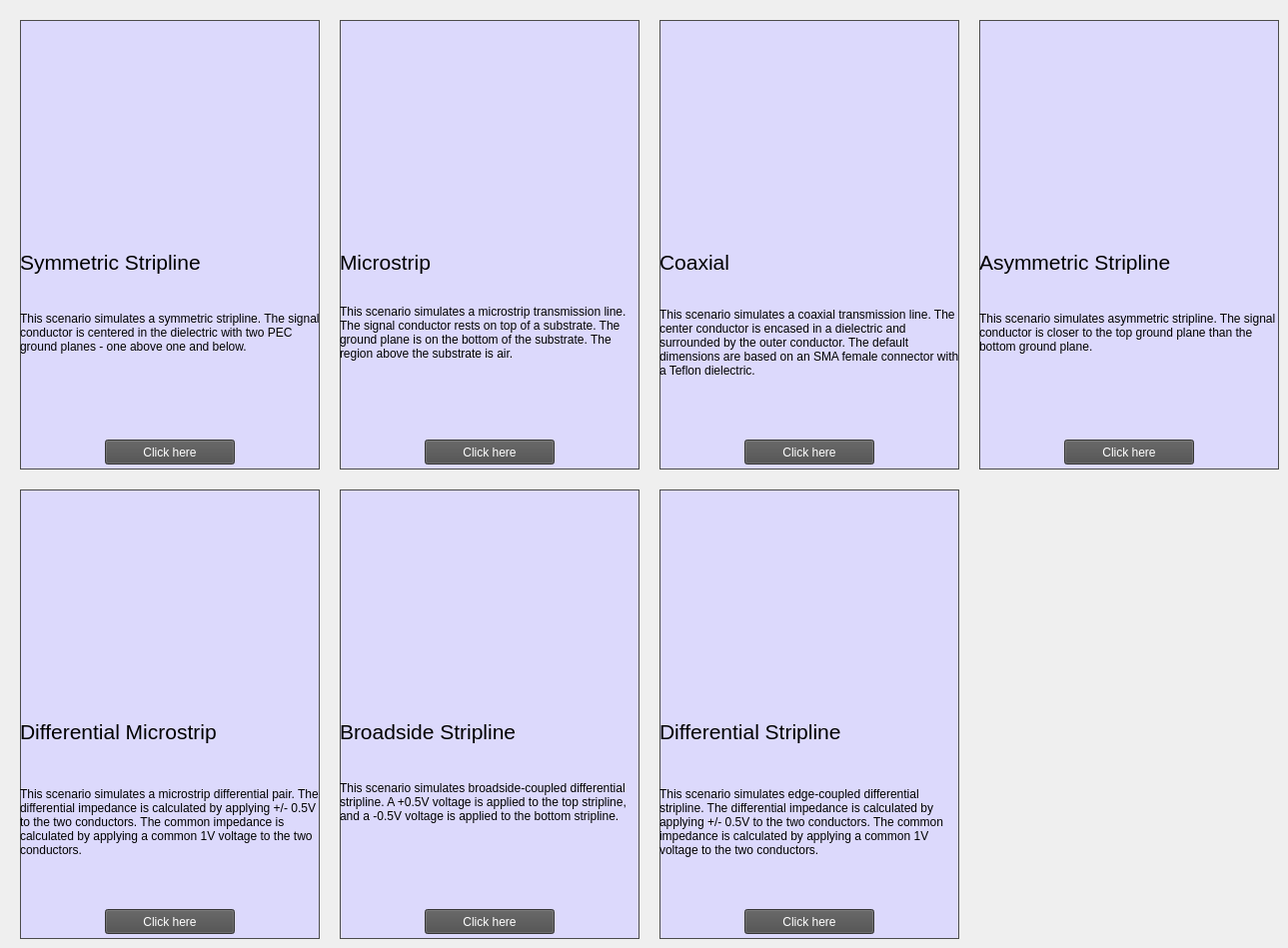
       <widget class="QWidget" name="FDA_Cards">
        <property name="styleSheet">
         <string notr="true">.QFrame {
border: 1px solid #4c4c4c;
background-color: rgb(220, 217, 252);
}
.QPushButton {
background-color: rgb(76, 76, 76);
color: rgb(255, 255, 255);
}
QFrame {
color: rgb(0,0,0);
}
QLabel[scaledContents=&quot;false&quot;]{
margin-left: 10;
margin-right: 10;
}</string>
        </property>
        <widget class="QFrame" name="frame_4">
         <property name="geometry">
          <rect>
           <x>20</x>
           <y>20</y>
           <width>300</width>
           <height>450</height>
          </rect>
         </property>
         <property name="styleSheet">
          <string notr="true"/>
         </property>
         <property name="frameShape">
          <enum>QFrame::StyledPanel</enum>
         </property>
         <property name="frameShadow">
          <enum>QFrame::Raised</enum>
         </property>
         <widget class="QLabel" name="label_216">
          <property name="geometry">
           <rect>
            <x>0</x>
            <y>0</y>
            <width>300</width>
            <height>225</height>
           </rect>
          </property>
          <property name="sizePolicy">
           <sizepolicy hsizetype="Ignored" vsizetype="Ignored">
            <horstretch>0</horstretch>
            <verstretch>1</verstretch>
           </sizepolicy>
          </property>
          <property name="minimumSize">
           <size>
            <width>300</width>
            <height>225</height>
           </size>
          </property>
          <property name="maximumSize">
           <size>
            <width>300</width>
            <height>225</height>
           </size>
          </property>
          <property name="sizeIncrement">
           <size>
            <width>4</width>
            <height>3</height>
           </size>
          </property>
          <property name="baseSize">
           <size>
            <width>256</width>
            <height>192</height>
           </size>
          </property>
          <property name="text">
           <string/>
          </property>
          <property name="pixmap">
           <pixmap resource="images.qrc">:/fda/img/fda/cards/SymmetricStripline.png</pixmap>
          </property>
          <property name="scaledContents">
           <bool>true</bool>
          </property>
          <property name="alignment">
           <set>Qt::AlignCenter</set>
          </property>
         </widget>
         <widget class="QLabel" name="label_214">
          <property name="geometry">
           <rect>
            <x>0</x>
            <y>230</y>
            <width>300</width>
            <height>24</height>
           </rect>
          </property>
          <property name="sizePolicy">
           <sizepolicy hsizetype="Ignored" vsizetype="Maximum">
            <horstretch>0</horstretch>
            <verstretch>0</verstretch>
           </sizepolicy>
          </property>
          <property name="maximumSize">
           <size>
            <width>300</width>
            <height>16777215</height>
           </size>
          </property>
          <property name="font">
           <font>
            <pointsize>16</pointsize>
           </font>
          </property>
          <property name="styleSheet">
           <string notr="true"/>
          </property>
          <property name="text">
           <string>Symmetric Stripline</string>
          </property>
         </widget>
         <widget class="QLabel" name="label_219">
          <property name="geometry">
           <rect>
            <x>0</x>
            <y>250</y>
            <width>300</width>
            <height>125</height>
           </rect>
          </property>
          <property name="sizePolicy">
           <sizepolicy hsizetype="Preferred" vsizetype="Preferred">
            <horstretch>0</horstretch>
            <verstretch>0</verstretch>
           </sizepolicy>
          </property>
          <property name="minimumSize">
           <size>
            <width>0</width>
            <height>125</height>
           </size>
          </property>
          <property name="maximumSize">
           <size>
            <width>300</width>
            <height>16777215</height>
           </size>
          </property>
          <property name="styleSheet">
           <string notr="true"/>
          </property>
          <property name="text">
           <string>This scenario simulates a symmetric stripline. The signal conductor is centered in the dielectric with two PEC ground planes - one above one and below. </string>
          </property>
          <property name="wordWrap">
           <bool>true</bool>
          </property>
         </widget>
         <widget class="QPushButton" name="pushButton_sstrip">
          <property name="geometry">
           <rect>
            <x>85</x>
            <y>420</y>
            <width>130</width>
            <height>25</height>
           </rect>
          </property>
          <property name="sizePolicy">
           <sizepolicy hsizetype="Fixed" vsizetype="Fixed">
            <horstretch>0</horstretch>
            <verstretch>0</verstretch>
           </sizepolicy>
          </property>
          <property name="text">
           <string>Click here</string>
          </property>
          <property name="checkable">
           <bool>true</bool>
          </property>
         </widget>
        </widget>
        <widget class="QFrame" name="frame_5">
         <property name="geometry">
          <rect>
           <x>340</x>
           <y>20</y>
           <width>300</width>
           <height>450</height>
          </rect>
         </property>
         <property name="styleSheet">
          <string notr="true"/>
         </property>
         <property name="frameShape">
          <enum>QFrame::StyledPanel</enum>
         </property>
         <property name="frameShadow">
          <enum>QFrame::Raised</enum>
         </property>
         <widget class="QPushButton" name="pushButton_ms">
          <property name="geometry">
           <rect>
            <x>85</x>
            <y>420</y>
            <width>130</width>
            <height>25</height>
           </rect>
          </property>
          <property name="sizePolicy">
           <sizepolicy hsizetype="Fixed" vsizetype="Fixed">
            <horstretch>0</horstretch>
            <verstretch>0</verstretch>
           </sizepolicy>
          </property>
          <property name="text">
           <string>Click here</string>
          </property>
          <property name="checkable">
           <bool>true</bool>
          </property>
         </widget>
         <widget class="QLabel" name="label_218">
          <property name="geometry">
           <rect>
            <x>0</x>
            <y>230</y>
            <width>300</width>
            <height>24</height>
           </rect>
          </property>
          <property name="sizePolicy">
           <sizepolicy hsizetype="Ignored" vsizetype="Maximum">
            <horstretch>0</horstretch>
            <verstretch>0</verstretch>
           </sizepolicy>
          </property>
          <property name="maximumSize">
           <size>
            <width>300</width>
            <height>16777215</height>
           </size>
          </property>
          <property name="font">
           <font>
            <pointsize>16</pointsize>
           </font>
          </property>
          <property name="text">
           <string>Microstrip</string>
          </property>
         </widget>
         <widget class="QLabel" name="label_215">
          <property name="geometry">
           <rect>
            <x>0</x>
            <y>250</y>
            <width>300</width>
            <height>125</height>
           </rect>
          </property>
          <property name="sizePolicy">
           <sizepolicy hsizetype="Preferred" vsizetype="Preferred">
            <horstretch>0</horstretch>
            <verstretch>0</verstretch>
           </sizepolicy>
          </property>
          <property name="minimumSize">
           <size>
            <width>0</width>
            <height>125</height>
           </size>
          </property>
          <property name="maximumSize">
           <size>
            <width>300</width>
            <height>16777215</height>
           </size>
          </property>
          <property name="text">
           <string>This scenario simulates a microstrip transmission line. The signal conductor rests on top of a substrate. The ground plane is on the bottom of the substrate. The region above the substrate is air. </string>
          </property>
          <property name="wordWrap">
           <bool>true</bool>
          </property>
         </widget>
         <widget class="QLabel" name="label_220">
          <property name="geometry">
           <rect>
            <x>0</x>
            <y>0</y>
            <width>300</width>
            <height>225</height>
           </rect>
          </property>
          <property name="sizePolicy">
           <sizepolicy hsizetype="Ignored" vsizetype="Ignored">
            <horstretch>0</horstretch>
            <verstretch>1</verstretch>
           </sizepolicy>
          </property>
          <property name="minimumSize">
           <size>
            <width>300</width>
            <height>225</height>
           </size>
          </property>
          <property name="maximumSize">
           <size>
            <width>300</width>
            <height>225</height>
           </size>
          </property>
          <property name="sizeIncrement">
           <size>
            <width>4</width>
            <height>3</height>
           </size>
          </property>
          <property name="baseSize">
           <size>
            <width>256</width>
            <height>192</height>
           </size>
          </property>
          <property name="text">
           <string/>
          </property>
          <property name="pixmap">
           <pixmap resource="images.qrc">:/fda/img/fda/cards/Microstrip.png</pixmap>
          </property>
          <property name="scaledContents">
           <bool>true</bool>
          </property>
          <property name="alignment">
           <set>Qt::AlignCenter</set>
          </property>
         </widget>
        </widget>
        <widget class="QFrame" name="frame_6">
         <property name="geometry">
          <rect>
           <x>20</x>
           <y>490</y>
           <width>300</width>
           <height>450</height>
          </rect>
         </property>
         <property name="styleSheet">
          <string notr="true"/>
         </property>
         <property name="frameShape">
          <enum>QFrame::StyledPanel</enum>
         </property>
         <property name="frameShadow">
          <enum>QFrame::Raised</enum>
         </property>
         <widget class="QLabel" name="label_221">
          <property name="geometry">
           <rect>
            <x>0</x>
            <y>230</y>
            <width>300</width>
            <height>24</height>
           </rect>
          </property>
          <property name="sizePolicy">
           <sizepolicy hsizetype="Ignored" vsizetype="Maximum">
            <horstretch>0</horstretch>
            <verstretch>0</verstretch>
           </sizepolicy>
          </property>
          <property name="maximumSize">
           <size>
            <width>300</width>
            <height>16777215</height>
           </size>
          </property>
          <property name="font">
           <font>
            <pointsize>16</pointsize>
           </font>
          </property>
          <property name="styleSheet">
           <string notr="true"/>
          </property>
          <property name="text">
           <string>Differential Microstrip</string>
          </property>
         </widget>
         <widget class="QLabel" name="label_222">
          <property name="geometry">
           <rect>
            <x>0</x>
            <y>270</y>
            <width>300</width>
            <height>125</height>
           </rect>
          </property>
          <property name="sizePolicy">
           <sizepolicy hsizetype="Preferred" vsizetype="Preferred">
            <horstretch>0</horstretch>
            <verstretch>0</verstretch>
           </sizepolicy>
          </property>
          <property name="minimumSize">
           <size>
            <width>0</width>
            <height>125</height>
           </size>
          </property>
          <property name="maximumSize">
           <size>
            <width>300</width>
            <height>16777215</height>
           </size>
          </property>
          <property name="styleSheet">
           <string notr="true"/>
          </property>
          <property name="text">
           <string>This scenario simulates a microstrip differential pair. The differential impedance is calculated by applying +/- 0.5V to the two conductors. The common impedance is calculated by applying a common 1V voltage to the two conductors. </string>
          </property>
          <property name="wordWrap">
           <bool>true</bool>
          </property>
         </widget>
         <widget class="QPushButton" name="pushButton_diffms">
          <property name="geometry">
           <rect>
            <x>85</x>
            <y>420</y>
            <width>130</width>
            <height>25</height>
           </rect>
          </property>
          <property name="sizePolicy">
           <sizepolicy hsizetype="Fixed" vsizetype="Fixed">
            <horstretch>0</horstretch>
            <verstretch>0</verstretch>
           </sizepolicy>
          </property>
          <property name="text">
           <string>Click here</string>
          </property>
          <property name="checkable">
           <bool>true</bool>
          </property>
         </widget>
         <widget class="QLabel" name="label_217">
          <property name="geometry">
           <rect>
            <x>0</x>
            <y>0</y>
            <width>300</width>
            <height>225</height>
           </rect>
          </property>
          <property name="sizePolicy">
           <sizepolicy hsizetype="Ignored" vsizetype="Ignored">
            <horstretch>0</horstretch>
            <verstretch>1</verstretch>
           </sizepolicy>
          </property>
          <property name="minimumSize">
           <size>
            <width>300</width>
            <height>225</height>
           </size>
          </property>
          <property name="maximumSize">
           <size>
            <width>300</width>
            <height>225</height>
           </size>
          </property>
          <property name="sizeIncrement">
           <size>
            <width>4</width>
            <height>3</height>
           </size>
          </property>
          <property name="baseSize">
           <size>
            <width>256</width>
            <height>192</height>
           </size>
          </property>
          <property name="text">
           <string/>
          </property>
          <property name="pixmap">
           <pixmap resource="images.qrc">:/fda/img/fda/cards/DifferentialMicrostrip.png</pixmap>
          </property>
          <property name="scaledContents">
           <bool>true</bool>
          </property>
          <property name="alignment">
           <set>Qt::AlignCenter</set>
          </property>
         </widget>
        </widget>
        <widget class="QFrame" name="frame_7">
         <property name="geometry">
          <rect>
           <x>340</x>
           <y>490</y>
           <width>300</width>
           <height>450</height>
          </rect>
         </property>
         <property name="styleSheet">
          <string notr="true"/>
         </property>
         <property name="frameShape">
          <enum>QFrame::StyledPanel</enum>
         </property>
         <property name="frameShadow">
          <enum>QFrame::Raised</enum>
         </property>
         <widget class="QLabel" name="label_224">
          <property name="geometry">
           <rect>
            <x>0</x>
            <y>230</y>
            <width>300</width>
            <height>24</height>
           </rect>
          </property>
          <property name="sizePolicy">
           <sizepolicy hsizetype="Ignored" vsizetype="Maximum">
            <horstretch>0</horstretch>
            <verstretch>0</verstretch>
           </sizepolicy>
          </property>
          <property name="maximumSize">
           <size>
            <width>300</width>
            <height>16777215</height>
           </size>
          </property>
          <property name="font">
           <font>
            <pointsize>16</pointsize>
           </font>
          </property>
          <property name="styleSheet">
           <string notr="true"/>
          </property>
          <property name="text">
           <string>Broadside Stripline</string>
          </property>
         </widget>
         <widget class="QLabel" name="label_225">
          <property name="geometry">
           <rect>
            <x>0</x>
            <y>250</y>
            <width>300</width>
            <height>125</height>
           </rect>
          </property>
          <property name="sizePolicy">
           <sizepolicy hsizetype="Preferred" vsizetype="Preferred">
            <horstretch>0</horstretch>
            <verstretch>0</verstretch>
           </sizepolicy>
          </property>
          <property name="minimumSize">
           <size>
            <width>0</width>
            <height>125</height>
           </size>
          </property>
          <property name="maximumSize">
           <size>
            <width>300</width>
            <height>16777215</height>
           </size>
          </property>
          <property name="styleSheet">
           <string notr="true"/>
          </property>
          <property name="text">
           <string>This scenario simulates broadside-coupled differential stripline. A +0.5V voltage is applied to the top stripline, and a -0.5V voltage is applied to the bottom stripline. </string>
          </property>
          <property name="wordWrap">
           <bool>true</bool>
          </property>
         </widget>
         <widget class="QPushButton" name="pushButton_bstrip">
          <property name="geometry">
           <rect>
            <x>85</x>
            <y>420</y>
            <width>130</width>
            <height>25</height>
           </rect>
          </property>
          <property name="sizePolicy">
           <sizepolicy hsizetype="Fixed" vsizetype="Fixed">
            <horstretch>0</horstretch>
            <verstretch>0</verstretch>
           </sizepolicy>
          </property>
          <property name="text">
           <string>Click here</string>
          </property>
          <property name="checkable">
           <bool>true</bool>
          </property>
         </widget>
         <widget class="QLabel" name="label_241">
          <property name="geometry">
           <rect>
            <x>0</x>
            <y>0</y>
            <width>300</width>
            <height>225</height>
           </rect>
          </property>
          <property name="sizePolicy">
           <sizepolicy hsizetype="Ignored" vsizetype="Ignored">
            <horstretch>0</horstretch>
            <verstretch>1</verstretch>
           </sizepolicy>
          </property>
          <property name="minimumSize">
           <size>
            <width>300</width>
            <height>225</height>
           </size>
          </property>
          <property name="maximumSize">
           <size>
            <width>300</width>
            <height>225</height>
           </size>
          </property>
          <property name="sizeIncrement">
           <size>
            <width>4</width>
            <height>3</height>
           </size>
          </property>
          <property name="baseSize">
           <size>
            <width>256</width>
            <height>192</height>
           </size>
          </property>
          <property name="text">
           <string/>
          </property>
          <property name="pixmap">
           <pixmap resource="images.qrc">:/fda/img/fda/cards/BroadsideStripline.png</pixmap>
          </property>
          <property name="scaledContents">
           <bool>true</bool>
          </property>
          <property name="alignment">
           <set>Qt::AlignCenter</set>
          </property>
         </widget>
        </widget>
        <widget class="QFrame" name="frame_8">
         <property name="geometry">
          <rect>
           <x>660</x>
           <y>20</y>
           <width>300</width>
           <height>450</height>
          </rect>
         </property>
         <property name="styleSheet">
          <string notr="true"/>
         </property>
         <property name="frameShape">
          <enum>QFrame::StyledPanel</enum>
         </property>
         <property name="frameShadow">
          <enum>QFrame::Raised</enum>
         </property>
         <widget class="QLabel" name="label_227">
          <property name="geometry">
           <rect>
            <x>0</x>
            <y>230</y>
            <width>300</width>
            <height>24</height>
           </rect>
          </property>
          <property name="sizePolicy">
           <sizepolicy hsizetype="Ignored" vsizetype="Maximum">
            <horstretch>0</horstretch>
            <verstretch>0</verstretch>
           </sizepolicy>
          </property>
          <property name="maximumSize">
           <size>
            <width>300</width>
            <height>16777215</height>
           </size>
          </property>
          <property name="font">
           <font>
            <pointsize>16</pointsize>
           </font>
          </property>
          <property name="styleSheet">
           <string notr="true"/>
          </property>
          <property name="text">
           <string>Coaxial</string>
          </property>
         </widget>
         <widget class="QLabel" name="label_228">
          <property name="geometry">
           <rect>
            <x>0</x>
            <y>260</y>
            <width>300</width>
            <height>125</height>
           </rect>
          </property>
          <property name="sizePolicy">
           <sizepolicy hsizetype="Preferred" vsizetype="Preferred">
            <horstretch>0</horstretch>
            <verstretch>0</verstretch>
           </sizepolicy>
          </property>
          <property name="minimumSize">
           <size>
            <width>0</width>
            <height>125</height>
           </size>
          </property>
          <property name="maximumSize">
           <size>
            <width>300</width>
            <height>16777215</height>
           </size>
          </property>
          <property name="styleSheet">
           <string notr="true"/>
          </property>
          <property name="text">
           <string>This scenario simulates a coaxial transmission line. The center conductor is encased in a dielectric and surrounded by the outer conductor. The default dimensions are based on an SMA female connector with a Teflon dielectric. </string>
          </property>
          <property name="wordWrap">
           <bool>true</bool>
          </property>
         </widget>
         <widget class="QPushButton" name="pushButton_coax">
          <property name="geometry">
           <rect>
            <x>85</x>
            <y>420</y>
            <width>130</width>
            <height>25</height>
           </rect>
          </property>
          <property name="sizePolicy">
           <sizepolicy hsizetype="Fixed" vsizetype="Fixed">
            <horstretch>0</horstretch>
            <verstretch>0</verstretch>
           </sizepolicy>
          </property>
          <property name="text">
           <string>Click here</string>
          </property>
          <property name="checkable">
           <bool>true</bool>
          </property>
         </widget>
         <widget class="QLabel" name="label_226">
          <property name="geometry">
           <rect>
            <x>0</x>
            <y>0</y>
            <width>300</width>
            <height>225</height>
           </rect>
          </property>
          <property name="sizePolicy">
           <sizepolicy hsizetype="Ignored" vsizetype="Ignored">
            <horstretch>0</horstretch>
            <verstretch>1</verstretch>
           </sizepolicy>
          </property>
          <property name="minimumSize">
           <size>
            <width>300</width>
            <height>225</height>
           </size>
          </property>
          <property name="maximumSize">
           <size>
            <width>300</width>
            <height>225</height>
           </size>
          </property>
          <property name="sizeIncrement">
           <size>
            <width>4</width>
            <height>3</height>
           </size>
          </property>
          <property name="baseSize">
           <size>
            <width>256</width>
            <height>192</height>
           </size>
          </property>
          <property name="text">
           <string/>
          </property>
          <property name="pixmap">
           <pixmap resource="images.qrc">:/fda/img/fda/cards/Coaxial.png</pixmap>
          </property>
          <property name="scaledContents">
           <bool>true</bool>
          </property>
          <property name="alignment">
           <set>Qt::AlignCenter</set>
          </property>
         </widget>
        </widget>
        <widget class="QFrame" name="frame_9">
         <property name="geometry">
          <rect>
           <x>660</x>
           <y>490</y>
           <width>300</width>
           <height>450</height>
          </rect>
         </property>
         <property name="styleSheet">
          <string notr="true"/>
         </property>
         <property name="frameShape">
          <enum>QFrame::StyledPanel</enum>
         </property>
         <property name="frameShadow">
          <enum>QFrame::Raised</enum>
         </property>
         <widget class="QLabel" name="label_233">
          <property name="geometry">
           <rect>
            <x>0</x>
            <y>230</y>
            <width>300</width>
            <height>24</height>
           </rect>
          </property>
          <property name="sizePolicy">
           <sizepolicy hsizetype="Ignored" vsizetype="Maximum">
            <horstretch>0</horstretch>
            <verstretch>0</verstretch>
           </sizepolicy>
          </property>
          <property name="maximumSize">
           <size>
            <width>300</width>
            <height>16777215</height>
           </size>
          </property>
          <property name="font">
           <font>
            <pointsize>16</pointsize>
           </font>
          </property>
          <property name="styleSheet">
           <string notr="true"/>
          </property>
          <property name="text">
           <string>Differential Stripline</string>
          </property>
         </widget>
         <widget class="QLabel" name="label_234">
          <property name="geometry">
           <rect>
            <x>0</x>
            <y>270</y>
            <width>300</width>
            <height>125</height>
           </rect>
          </property>
          <property name="sizePolicy">
           <sizepolicy hsizetype="Preferred" vsizetype="Preferred">
            <horstretch>0</horstretch>
            <verstretch>0</verstretch>
           </sizepolicy>
          </property>
          <property name="minimumSize">
           <size>
            <width>0</width>
            <height>125</height>
           </size>
          </property>
          <property name="maximumSize">
           <size>
            <width>300</width>
            <height>16777215</height>
           </size>
          </property>
          <property name="styleSheet">
           <string notr="true"/>
          </property>
          <property name="text">
           <string>This scenario simulates edge-coupled differential stripline. The differential impedance is calculated by applying +/- 0.5V to the two conductors. The common impedance is calculated by applying a common 1V voltage to the two conductors. </string>
          </property>
          <property name="wordWrap">
           <bool>true</bool>
          </property>
         </widget>
         <widget class="QPushButton" name="pushButton_dstrip">
          <property name="geometry">
           <rect>
            <x>85</x>
            <y>420</y>
            <width>130</width>
            <height>25</height>
           </rect>
          </property>
          <property name="sizePolicy">
           <sizepolicy hsizetype="Fixed" vsizetype="Fixed">
            <horstretch>0</horstretch>
            <verstretch>0</verstretch>
           </sizepolicy>
          </property>
          <property name="text">
           <string>Click here</string>
          </property>
          <property name="checkable">
           <bool>true</bool>
          </property>
         </widget>
         <widget class="QLabel" name="label_243">
          <property name="geometry">
           <rect>
            <x>0</x>
            <y>0</y>
            <width>300</width>
            <height>225</height>
           </rect>
          </property>
          <property name="sizePolicy">
           <sizepolicy hsizetype="Ignored" vsizetype="Ignored">
            <horstretch>0</horstretch>
            <verstretch>1</verstretch>
           </sizepolicy>
          </property>
          <property name="minimumSize">
           <size>
            <width>300</width>
            <height>225</height>
           </size>
          </property>
          <property name="maximumSize">
           <size>
            <width>300</width>
            <height>225</height>
           </size>
          </property>
          <property name="sizeIncrement">
           <size>
            <width>4</width>
            <height>3</height>
           </size>
          </property>
          <property name="baseSize">
           <size>
            <width>256</width>
            <height>192</height>
           </size>
          </property>
          <property name="text">
           <string/>
          </property>
          <property name="pixmap">
           <pixmap resource="images.qrc">:/fda/img/fda/cards/DifferentialStripline.png</pixmap>
          </property>
          <property name="scaledContents">
           <bool>true</bool>
          </property>
          <property name="alignment">
           <set>Qt::AlignCenter</set>
          </property>
         </widget>
        </widget>
        <widget class="QFrame" name="frame_10">
         <property name="geometry">
          <rect>
           <x>980</x>
           <y>20</y>
           <width>300</width>
           <height>450</height>
          </rect>
         </property>
         <property name="styleSheet">
          <string notr="true"/>
         </property>
         <property name="frameShape">
          <enum>QFrame::StyledPanel</enum>
         </property>
         <property name="frameShadow">
          <enum>QFrame::Raised</enum>
         </property>
         <widget class="QLabel" name="label_236">
          <property name="geometry">
           <rect>
            <x>0</x>
            <y>230</y>
            <width>300</width>
            <height>24</height>
           </rect>
          </property>
          <property name="sizePolicy">
           <sizepolicy hsizetype="Ignored" vsizetype="Maximum">
            <horstretch>0</horstretch>
            <verstretch>0</verstretch>
           </sizepolicy>
          </property>
          <property name="maximumSize">
           <size>
            <width>300</width>
            <height>16777215</height>
           </size>
          </property>
          <property name="font">
           <font>
            <pointsize>16</pointsize>
           </font>
          </property>
          <property name="styleSheet">
           <string notr="true"/>
          </property>
          <property name="text">
           <string>Asymmetric Stripline</string>
          </property>
         </widget>
         <widget class="QLabel" name="label_237">
          <property name="geometry">
           <rect>
            <x>0</x>
            <y>250</y>
            <width>300</width>
            <height>125</height>
           </rect>
          </property>
          <property name="sizePolicy">
           <sizepolicy hsizetype="Preferred" vsizetype="Preferred">
            <horstretch>0</horstretch>
            <verstretch>0</verstretch>
           </sizepolicy>
          </property>
          <property name="minimumSize">
           <size>
            <width>0</width>
            <height>125</height>
           </size>
          </property>
          <property name="maximumSize">
           <size>
            <width>300</width>
            <height>16777215</height>
           </size>
          </property>
          <property name="styleSheet">
           <string notr="true"/>
          </property>
          <property name="text">
           <string>This scenario simulates asymmetric stripline. The signal conductor is closer to the top ground plane than the bottom ground plane. </string>
          </property>
          <property name="wordWrap">
           <bool>true</bool>
          </property>
         </widget>
         <widget class="QPushButton" name="pushButton_astrip">
          <property name="geometry">
           <rect>
            <x>85</x>
            <y>420</y>
            <width>130</width>
            <height>25</height>
           </rect>
          </property>
          <property name="sizePolicy">
           <sizepolicy hsizetype="Fixed" vsizetype="Fixed">
            <horstretch>0</horstretch>
            <verstretch>0</verstretch>
           </sizepolicy>
          </property>
          <property name="text">
           <string>Click here</string>
          </property>
          <property name="checkable">
           <bool>true</bool>
          </property>
         </widget>
         <widget class="QLabel" name="label_235">
          <property name="geometry">
           <rect>
            <x>0</x>
            <y>0</y>
            <width>300</width>
            <height>225</height>
           </rect>
          </property>
          <property name="sizePolicy">
           <sizepolicy hsizetype="Ignored" vsizetype="Ignored">
            <horstretch>0</horstretch>
            <verstretch>1</verstretch>
           </sizepolicy>
          </property>
          <property name="minimumSize">
           <size>
            <width>300</width>
            <height>225</height>
           </size>
          </property>
          <property name="maximumSize">
           <size>
            <width>300</width>
            <height>225</height>
           </size>
          </property>
          <property name="sizeIncrement">
           <size>
            <width>4</width>
            <height>3</height>
           </size>
          </property>
          <property name="baseSize">
           <size>
            <width>300</width>
            <height>225</height>
           </size>
          </property>
          <property name="text">
           <string/>
          </property>
          <property name="pixmap">
           <pixmap resource="images.qrc">:/fda/img/fda/cards/AsymmetricStripline.png</pixmap>
          </property>
          <property name="scaledContents">
           <bool>true</bool>
          </property>
          <property name="alignment">
           <set>Qt::AlignCenter</set>
          </property>
         </widget>
        </widget>
       </widget>
